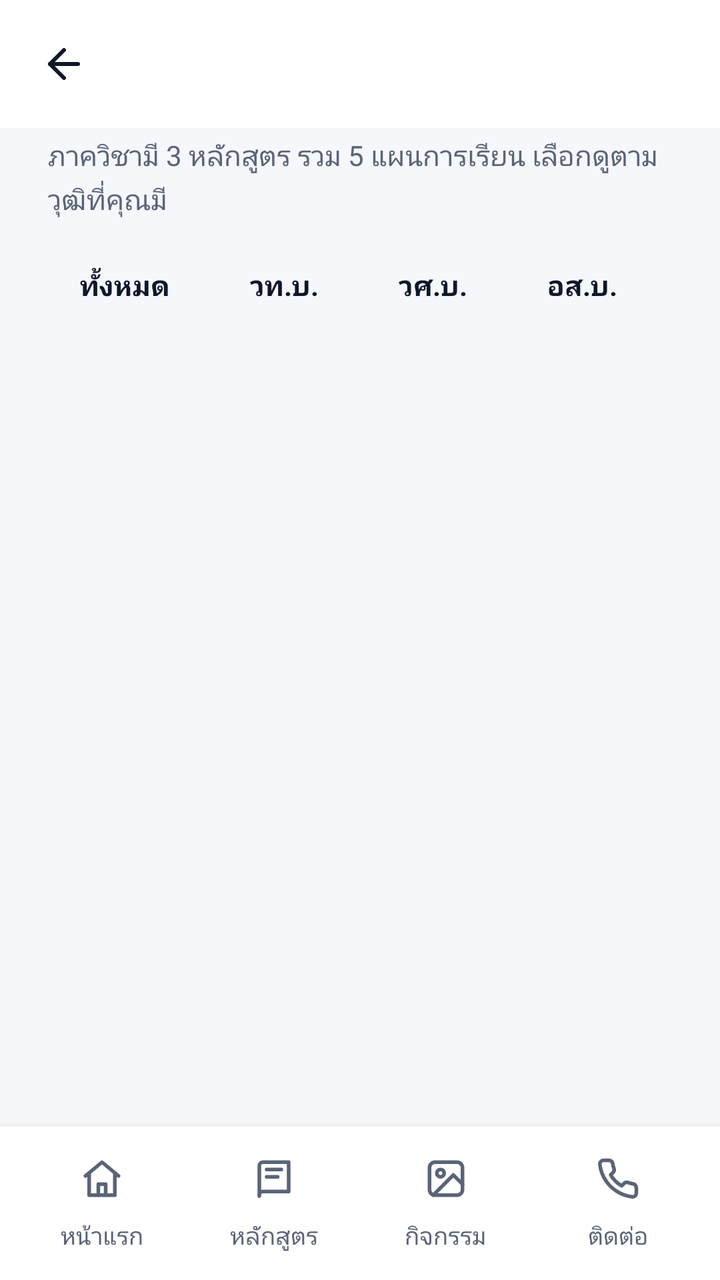
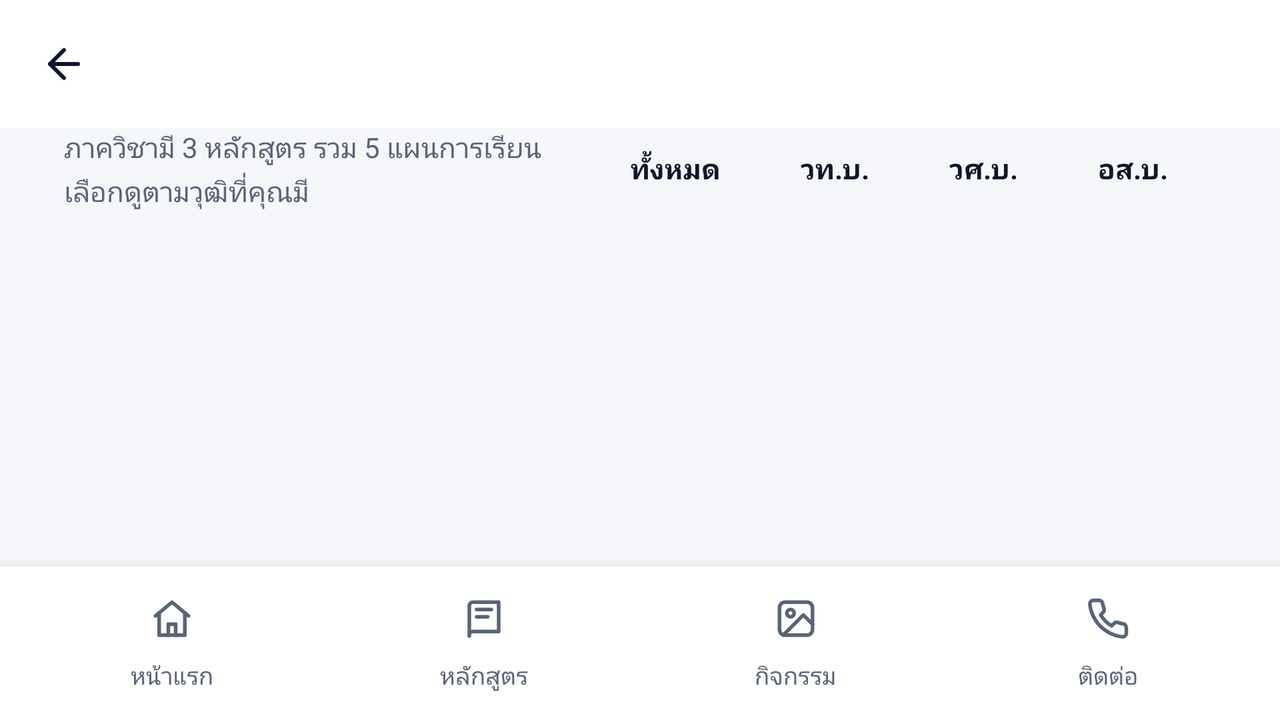

An Android layout and its configuration variant, each rendered on a device that would load it. The default file and the variant file are quoted in full after the pictures.
<!-- AndroidManifest.xml: application theme Theme.FitmApp -->
<!-- res/layout/activity_programs.xml -->
<?xml version="1.0" encoding="utf-8"?>
<androidx.constraintlayout.widget.ConstraintLayout xmlns:android="http://schemas.android.com/apk/res/android"
    xmlns:app="http://schemas.android.com/apk/res-auto"
    xmlns:tools="http://schemas.android.com/tools"
    android:id="@+id/main"
    android:layout_width="match_parent"
    android:layout_height="match_parent"
    android:background="@color/bg"
    tools:context=".ProgramsActivity">

    <include
        android:id="@+id/appBar"
        layout="@layout/view_app_bar"
        android:layout_width="match_parent"
        android:layout_height="wrap_content"
        app:layout_constraintTop_toTopOf="parent" />

    <LinearLayout
        android:id="@+id/programsTop"
        android:layout_width="match_parent"
        android:layout_height="wrap_content"
        android:orientation="vertical"
        android:paddingHorizontal="@dimen/screen_padding"
        android:paddingTop="@dimen/space_xs"
        app:layout_constraintTop_toBottomOf="@+id/appBar">

        <TextView
            style="@style/Text.BodySm"
            android:layout_width="match_parent"
            android:layout_height="wrap_content"
            android:text="ภาควิชามี 3 หลักสูตร รวม 5 แผนการเรียน เลือกดูตามวุฒิที่คุณมี"
            android:textColor="@color/muted" />

        <include
            layout="@layout/view_program_filter"
            android:layout_width="match_parent"
            android:layout_height="wrap_content"
            android:layout_marginTop="@dimen/space_base" />
    </LinearLayout>

    <GridView
        android:id="@+id/programList"
        android:layout_width="match_parent"
        android:layout_height="0dp"
        android:clipToPadding="false"
        android:horizontalSpacing="@dimen/space_xs"
        android:listSelector="@android:color/transparent"
        android:numColumns="@integer/program_columns"
        android:paddingHorizontal="20dp"
        android:paddingTop="@dimen/space_md"
        android:paddingBottom="@dimen/space_xl"
        android:scrollbarStyle="outsideOverlay"
        android:stretchMode="columnWidth"
        android:verticalSpacing="@dimen/space_xs"
        app:layout_constraintBottom_toTopOf="@+id/bottomMenu"
        app:layout_constraintTop_toBottomOf="@+id/programsTop" />

    <include
        android:id="@+id/bottomMenu"
        layout="@layout/view_bottom_nav"
        android:layout_width="match_parent"
        android:layout_height="wrap_content"
        app:layout_constraintBottom_toBottomOf="parent" />

</androidx.constraintlayout.widget.ConstraintLayout>
<!-- res/layout/view_app_bar.xml (included above) -->
<?xml version="1.0" encoding="utf-8"?>
<LinearLayout xmlns:android="http://schemas.android.com/apk/res/android"
    xmlns:app="http://schemas.android.com/apk/res-auto"
    android:id="@+id/appBar"
    android:layout_width="match_parent"
    android:layout_height="wrap_content"
    android:background="@color/surface"
    android:gravity="center_vertical"
    android:minHeight="@dimen/app_bar_height"
    android:orientation="horizontal"
    android:paddingStart="@dimen/space_sm"
    android:paddingEnd="@dimen/space_base">

    <ImageButton
        android:id="@+id/btnBack"
        android:layout_width="48dp"
        android:layout_height="48dp"
        android:background="?attr/selectableItemBackgroundBorderless"
        android:contentDescription="ย้อนกลับ"
        android:src="@drawable/ic_ui_arrow_back"
        app:tint="@color/text" />

    <TextView
        android:id="@+id/appBarTitle"
        style="@style/Text.H2"
        android:layout_width="0dp"
        android:layout_height="wrap_content"
        android:layout_marginStart="@dimen/space_xs"
        android:layout_weight="1"
        android:maxLines="1"
        android:ellipsize="end" />
</LinearLayout>
<!-- res/layout/view_program_filter.xml (included above) -->
<?xml version="1.0" encoding="utf-8"?>
<HorizontalScrollView xmlns:android="http://schemas.android.com/apk/res/android"
    android:layout_width="match_parent"
    android:layout_height="wrap_content"
    android:scrollbars="none">

    <LinearLayout
        android:layout_width="wrap_content"
        android:layout_height="wrap_content"
        android:orientation="horizontal">

        <TextView
            android:id="@+id/chipAll"
            style="@style/Chip"
            android:text="ทั้งหมด" />

        <TextView
            android:id="@+id/chipIT"
            style="@style/Chip"
            android:text="วท.บ." />

        <TextView
            android:id="@+id/chipINE"
            style="@style/Chip"
            android:text="วศ.บ." />

        <TextView
            android:id="@+id/chipIND"
            style="@style/Chip"
            android:text="อส.บ." />
    </LinearLayout>
</HorizontalScrollView>
<!-- res/layout/view_bottom_nav.xml (included above) -->
<?xml version="1.0" encoding="utf-8"?>
<LinearLayout xmlns:android="http://schemas.android.com/apk/res/android"
    xmlns:app="http://schemas.android.com/apk/res-auto"
    android:id="@+id/bottomMenu"
    android:layout_width="match_parent"
    android:layout_height="wrap_content"
    android:background="@color/surface"
    android:elevation="8dp"
    android:orientation="horizontal"
    android:paddingHorizontal="@dimen/space_sm"
    android:paddingTop="10dp"
    android:paddingBottom="14dp">

    <LinearLayout
        android:id="@+id/nav_home"
        android:layout_width="0dp"
        android:layout_height="wrap_content"
        android:layout_weight="1"
        android:background="?attr/selectableItemBackgroundBorderless"
        android:gravity="center"
        android:orientation="vertical">

        <FrameLayout
            android:id="@+id/nav_home_pill"
            android:layout_width="60dp"
            android:layout_height="32dp"
            android:background="@drawable/bg_round_full"
            android:backgroundTint="@android:color/transparent">

            <ImageView
                android:id="@+id/nav_home_icon"
                android:layout_width="22dp"
                android:layout_height="22dp"
                android:layout_gravity="center"
                android:importantForAccessibility="no"
                android:src="@drawable/ic_ui_home"
                app:tint="@color/muted" />
        </FrameLayout>

        <TextView
            android:id="@+id/nav_home_label"
            style="@style/Text.Caption"
            android:layout_width="wrap_content"
            android:layout_height="wrap_content"
            android:layout_marginTop="@dimen/space_xs"
            android:text="หน้าแรก" />
    </LinearLayout>

    <LinearLayout
        android:id="@+id/nav_course"
        android:layout_width="0dp"
        android:layout_height="wrap_content"
        android:layout_weight="1"
        android:background="?attr/selectableItemBackgroundBorderless"
        android:gravity="center"
        android:orientation="vertical">

        <FrameLayout
            android:id="@+id/nav_course_pill"
            android:layout_width="60dp"
            android:layout_height="32dp"
            android:background="@drawable/bg_round_full"
            android:backgroundTint="@android:color/transparent">

            <ImageView
                android:id="@+id/nav_course_icon"
                android:layout_width="22dp"
                android:layout_height="22dp"
                android:layout_gravity="center"
                android:importantForAccessibility="no"
                android:src="@drawable/ic_ui_book"
                app:tint="@color/muted" />
        </FrameLayout>

        <TextView
            android:id="@+id/nav_course_label"
            style="@style/Text.Caption"
            android:layout_width="wrap_content"
            android:layout_height="wrap_content"
            android:layout_marginTop="@dimen/space_xs"
            android:text="หลักสูตร" />
    </LinearLayout>

    <LinearLayout
        android:id="@+id/nav_activity"
        android:layout_width="0dp"
        android:layout_height="wrap_content"
        android:layout_weight="1"
        android:background="?attr/selectableItemBackgroundBorderless"
        android:gravity="center"
        android:orientation="vertical">

        <FrameLayout
            android:id="@+id/nav_activity_pill"
            android:layout_width="60dp"
            android:layout_height="32dp"
            android:background="@drawable/bg_round_full"
            android:backgroundTint="@android:color/transparent">

            <ImageView
                android:id="@+id/nav_activity_icon"
                android:layout_width="22dp"
                android:layout_height="22dp"
                android:layout_gravity="center"
                android:importantForAccessibility="no"
                android:src="@drawable/ic_image"
                app:tint="@color/muted" />
        </FrameLayout>

        <TextView
            android:id="@+id/nav_activity_label"
            style="@style/Text.Caption"
            android:layout_width="wrap_content"
            android:layout_height="wrap_content"
            android:layout_marginTop="@dimen/space_xs"
            android:text="กิจกรรม" />
    </LinearLayout>

    <LinearLayout
        android:id="@+id/nav_contact"
        android:layout_width="0dp"
        android:layout_height="wrap_content"
        android:layout_weight="1"
        android:background="?attr/selectableItemBackgroundBorderless"
        android:gravity="center"
        android:orientation="vertical">

        <FrameLayout
            android:id="@+id/nav_contact_pill"
            android:layout_width="60dp"
            android:layout_height="32dp"
            android:background="@drawable/bg_round_full"
            android:backgroundTint="@android:color/transparent">

            <ImageView
                android:id="@+id/nav_contact_icon"
                android:layout_width="22dp"
                android:layout_height="22dp"
                android:layout_gravity="center"
                android:importantForAccessibility="no"
                android:src="@drawable/ic_ui_phone"
                app:tint="@color/muted" />
        </FrameLayout>

        <TextView
            android:id="@+id/nav_contact_label"
            style="@style/Text.Caption"
            android:layout_width="wrap_content"
            android:layout_height="wrap_content"
            android:layout_marginTop="@dimen/space_xs"
            android:text="ติดต่อ" />
    </LinearLayout>
</LinearLayout>
<!-- resources referenced by this layout -->
<resources>
  <color name="bg">#F5F7FB</color>
  <color name="muted">#5A6478</color>
  <color name="surface">#FFFFFF</color>
  <color name="text">#0F172A</color>
  <dimen name="app_bar_height">64dp</dimen>
  <dimen name="screen_padding">24dp</dimen>
  <dimen name="space_base">16dp</dimen>
  <dimen name="space_md">12dp</dimen>
  <dimen name="space_sm">8dp</dimen>
  <dimen name="space_xl">24dp</dimen>
  <dimen name="space_xs">4dp</dimen>
  <!-- drawable bg_round_full (drawable) -->
  <?xml version="1.0" encoding="utf-8"?>
  <shape xmlns:android="http://schemas.android.com/apk/res/android">
      <solid android:color="@color/white" />
      <corners android:radius="999dp" />
  </shape>
  <!-- drawable ic_ui_arrow_back (drawable) -->
  <?xml version="1.0" encoding="utf-8"?>
  <vector xmlns:android="http://schemas.android.com/apk/res/android"
      android:width="24dp"
      android:height="24dp"
      android:viewportWidth="24"
      android:viewportHeight="24">
      <path
          android:pathData="M19 12H5"
          android:strokeColor="@android:color/white"
          android:strokeWidth="2"
          android:strokeLineCap="round"
          android:strokeLineJoin="round" />
      <path
          android:pathData="m12 19-7-7 7-7"
          android:strokeColor="@android:color/white"
          android:strokeWidth="2"
          android:strokeLineCap="round"
          android:strokeLineJoin="round" />
  </vector>
  <!-- drawable ic_ui_phone (drawable) -->
  <?xml version="1.0" encoding="utf-8"?>
  <vector xmlns:android="http://schemas.android.com/apk/res/android"
      android:width="24dp"
      android:height="24dp"
      android:viewportWidth="24"
      android:viewportHeight="24">
      <path
          android:pathData="M22 16.9v3a2 2 0 0 1-2.2 2 19.8 19.8 0 0 1-8.6-3.1 19.5 19.5 0 0 1-6-6A19.8 19.8 0 0 1 2.1 4.2 2 2 0 0 1 4.1 2h3a2 2 0 0 1 2 1.7c.1 1 .4 1.9.7 2.8a2 2 0 0 1-.5 2.1L8 9.9a16 16 0 0 0 6 6l1.3-1.3a2 2 0 0 1 2.1-.5c.9.3 1.8.6 2.8.7a2 2 0 0 1 1.7 2Z"
          android:strokeColor="@android:color/white"
          android:strokeWidth="2"
          android:strokeLineCap="round"
          android:strokeLineJoin="round" />
  </vector>
  <integer name="program_columns">1</integer>
  <style name="Chip" parent="Text.Label">
          <item name="android:layout_width">wrap_content</item>
          <item name="android:layout_height">wrap_content</item>
          <item name="android:layout_marginEnd">@dimen/space_sm</item>
          <item name="android:background">@drawable/bg_chip_default</item>
          <item name="android:paddingStart">@dimen/space_base</item>
          <item name="android:paddingEnd">@dimen/space_base</item>
          <item name="android:paddingTop">@dimen/space_sm</item>
          <item name="android:paddingBottom">@dimen/space_sm</item>
      </style>
  <style name="Text.BodySm">
          <item name="android:textSize">14sp</item>
      </style>
  <style name="Text.Caption">
          <item name="android:textSize">12sp</item>
          <item name="android:textColor">@color/muted</item>
      </style>
  <style name="Text.H2">
          <item name="android:textSize">20sp</item>
          <item name="android:textStyle">bold</item>
      </style>
  <!-- from res/values-v31/ -->
  <style name="Theme.FitmApp" parent="Base.Theme.FitmApp">
          <item name="android:windowSplashScreenBackground">@color/surface</item>
          <item name="android:windowSplashScreenAnimatedIcon">@drawable/ic_splash_logo</item>
      </style>
  <color name="white">#FFFFFFFF</color>
  <style name="Text.Label">
          <item name="android:textSize">14sp</item>
          <item name="android:textStyle">bold</item>
      </style>
  <style name="Base.Theme.FitmApp" parent="Theme.Material3.DayNight.NoActionBar">
          
          
      </style>
  <!-- drawable ic_splash_logo (drawable) -->
  <?xml version="1.0" encoding="utf-8"?>
  <layer-list xmlns:android="http://schemas.android.com/apk/res/android">
      <item
          android:width="136dp"
          android:height="78dp"
          android:drawable="@drawable/fitm_logo_30"
          android:gravity="center" />
  </layer-list>
  <!-- some entries are left out for length -->
</resources>
<!-- res/layout-land/activity_programs.xml (the repository's variant of the layout above) -->
<!-- drawn on the phone turned sideways -->
<?xml version="1.0" encoding="utf-8"?>
<androidx.constraintlayout.widget.ConstraintLayout xmlns:android="http://schemas.android.com/apk/res/android"
    xmlns:app="http://schemas.android.com/apk/res-auto"
    xmlns:tools="http://schemas.android.com/tools"
    android:id="@+id/main"
    android:layout_width="match_parent"
    android:layout_height="match_parent"
    android:background="@color/bg"
    tools:context=".ProgramsActivity">

    <include
        android:id="@+id/appBar"
        layout="@layout/view_app_bar"
        android:layout_width="match_parent"
        android:layout_height="wrap_content"
        app:layout_constraintTop_toTopOf="parent" />

    <LinearLayout
        android:id="@+id/programsTop"
        android:layout_width="match_parent"
        android:layout_height="wrap_content"
        android:gravity="center_vertical"
        android:orientation="horizontal"
        android:paddingHorizontal="@dimen/space_2xl"
        app:layout_constraintTop_toBottomOf="@+id/appBar">

        <TextView
            style="@style/Text.BodySm"
            android:layout_width="0dp"
            android:layout_height="wrap_content"
            android:layout_weight="1"
            android:text="ภาควิชามี 3 หลักสูตร รวม 5 แผนการเรียน เลือกดูตามวุฒิที่คุณมี"
            android:textColor="@color/muted" />

        <include
            layout="@layout/view_program_filter"
            android:layout_width="wrap_content"
            android:layout_height="wrap_content"
            android:layout_marginStart="@dimen/space_base" />
    </LinearLayout>

    <GridView
        android:id="@+id/programList"
        android:layout_width="match_parent"
        android:layout_height="0dp"
        android:clipToPadding="false"
        android:horizontalSpacing="@dimen/space_md"
        android:listSelector="@android:color/transparent"
        android:numColumns="2"
        android:paddingHorizontal="28dp"
        android:paddingTop="@dimen/space_sm"
        android:paddingBottom="@dimen/space_xl"
        android:stretchMode="columnWidth"
        android:verticalSpacing="@dimen/space_xs"
        app:layout_constraintBottom_toTopOf="@+id/bottomMenu"
        app:layout_constraintTop_toBottomOf="@+id/programsTop" />

    <include
        android:id="@+id/bottomMenu"
        layout="@layout/view_bottom_nav"
        android:layout_width="match_parent"
        android:layout_height="wrap_content"
        app:layout_constraintBottom_toBottomOf="parent" />

</androidx.constraintlayout.widget.ConstraintLayout>
<!-- resources referenced by the variant -->
<!-- as the phone turned sideways resolves them -->
<resources>
  <color name="bg">#F5F7FB</color>
  <color name="muted">#5A6478</color>
  <color name="surface">#FFFFFF</color>
  <color name="text">#0F172A</color>
  <dimen name="app_bar_height">64dp</dimen>
  <dimen name="space_2xl">32dp</dimen>
  <dimen name="space_base">16dp</dimen>
  <dimen name="space_md">12dp</dimen>
  <dimen name="space_sm">8dp</dimen>
  <dimen name="space_xl">24dp</dimen>
  <dimen name="space_xs">4dp</dimen>
  <!-- drawable bg_round_full (drawable) -->
  <?xml version="1.0" encoding="utf-8"?>
  <shape xmlns:android="http://schemas.android.com/apk/res/android">
      <solid android:color="@color/white" />
      <corners android:radius="999dp" />
  </shape>
  <!-- drawable ic_ui_arrow_back (drawable) -->
  <?xml version="1.0" encoding="utf-8"?>
  <vector xmlns:android="http://schemas.android.com/apk/res/android"
      android:width="24dp"
      android:height="24dp"
      android:viewportWidth="24"
      android:viewportHeight="24">
      <path
          android:pathData="M19 12H5"
          android:strokeColor="@android:color/white"
          android:strokeWidth="2"
          android:strokeLineCap="round"
          android:strokeLineJoin="round" />
      <path
          android:pathData="m12 19-7-7 7-7"
          android:strokeColor="@android:color/white"
          android:strokeWidth="2"
          android:strokeLineCap="round"
          android:strokeLineJoin="round" />
  </vector>
  <!-- drawable ic_ui_phone (drawable) -->
  <?xml version="1.0" encoding="utf-8"?>
  <vector xmlns:android="http://schemas.android.com/apk/res/android"
      android:width="24dp"
      android:height="24dp"
      android:viewportWidth="24"
      android:viewportHeight="24">
      <path
          android:pathData="M22 16.9v3a2 2 0 0 1-2.2 2 19.8 19.8 0 0 1-8.6-3.1 19.5 19.5 0 0 1-6-6A19.8 19.8 0 0 1 2.1 4.2 2 2 0 0 1 4.1 2h3a2 2 0 0 1 2 1.7c.1 1 .4 1.9.7 2.8a2 2 0 0 1-.5 2.1L8 9.9a16 16 0 0 0 6 6l1.3-1.3a2 2 0 0 1 2.1-.5c.9.3 1.8.6 2.8.7a2 2 0 0 1 1.7 2Z"
          android:strokeColor="@android:color/white"
          android:strokeWidth="2"
          android:strokeLineCap="round"
          android:strokeLineJoin="round" />
  </vector>
  <style name="Chip" parent="Text.Label">
          <item name="android:layout_width">wrap_content</item>
          <item name="android:layout_height">wrap_content</item>
          <item name="android:layout_marginEnd">@dimen/space_sm</item>
          <item name="android:background">@drawable/bg_chip_default</item>
          <item name="android:paddingStart">@dimen/space_base</item>
          <item name="android:paddingEnd">@dimen/space_base</item>
          <item name="android:paddingTop">@dimen/space_sm</item>
          <item name="android:paddingBottom">@dimen/space_sm</item>
      </style>
  <style name="Text.BodySm">
          <item name="android:textSize">14sp</item>
      </style>
  <style name="Text.Caption">
          <item name="android:textSize">12sp</item>
          <item name="android:textColor">@color/muted</item>
      </style>
  <style name="Text.H2">
          <item name="android:textSize">20sp</item>
          <item name="android:textStyle">bold</item>
      </style>
  <!-- from res/values-v31/ -->
  <style name="Theme.FitmApp" parent="Base.Theme.FitmApp">
          <item name="android:windowSplashScreenBackground">@color/surface</item>
          <item name="android:windowSplashScreenAnimatedIcon">@drawable/ic_splash_logo</item>
      </style>
  <color name="white">#FFFFFFFF</color>
  <style name="Text.Label">
          <item name="android:textSize">14sp</item>
          <item name="android:textStyle">bold</item>
      </style>
  <style name="Base.Theme.FitmApp" parent="Theme.Material3.DayNight.NoActionBar">
          
          
      </style>
  <!-- drawable ic_splash_logo (drawable) -->
  <?xml version="1.0" encoding="utf-8"?>
  <layer-list xmlns:android="http://schemas.android.com/apk/res/android">
      <item
          android:width="136dp"
          android:height="78dp"
          android:drawable="@drawable/fitm_logo_30"
          android:gravity="center" />
  </layer-list>
  <!-- some entries are left out for length -->
</resources>
